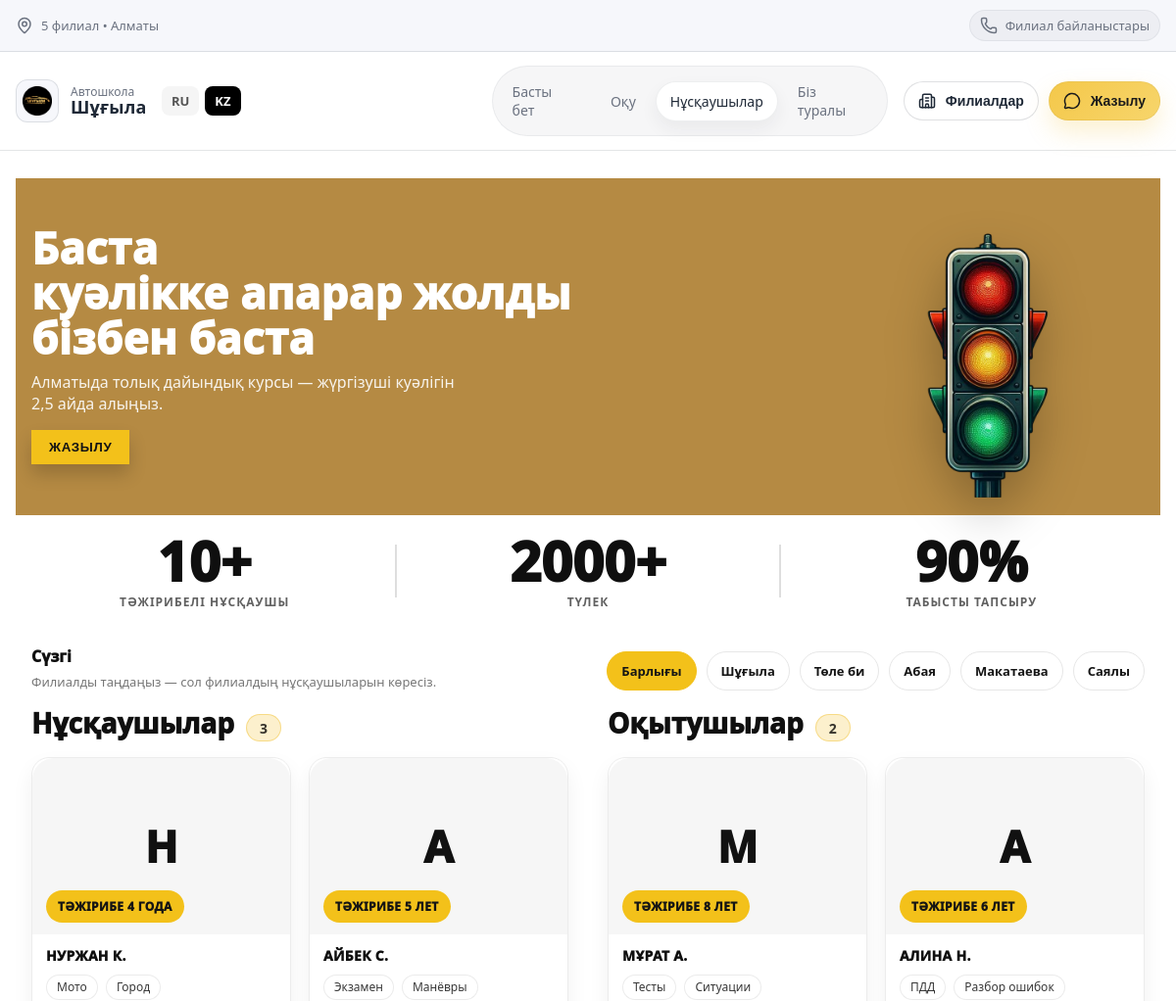
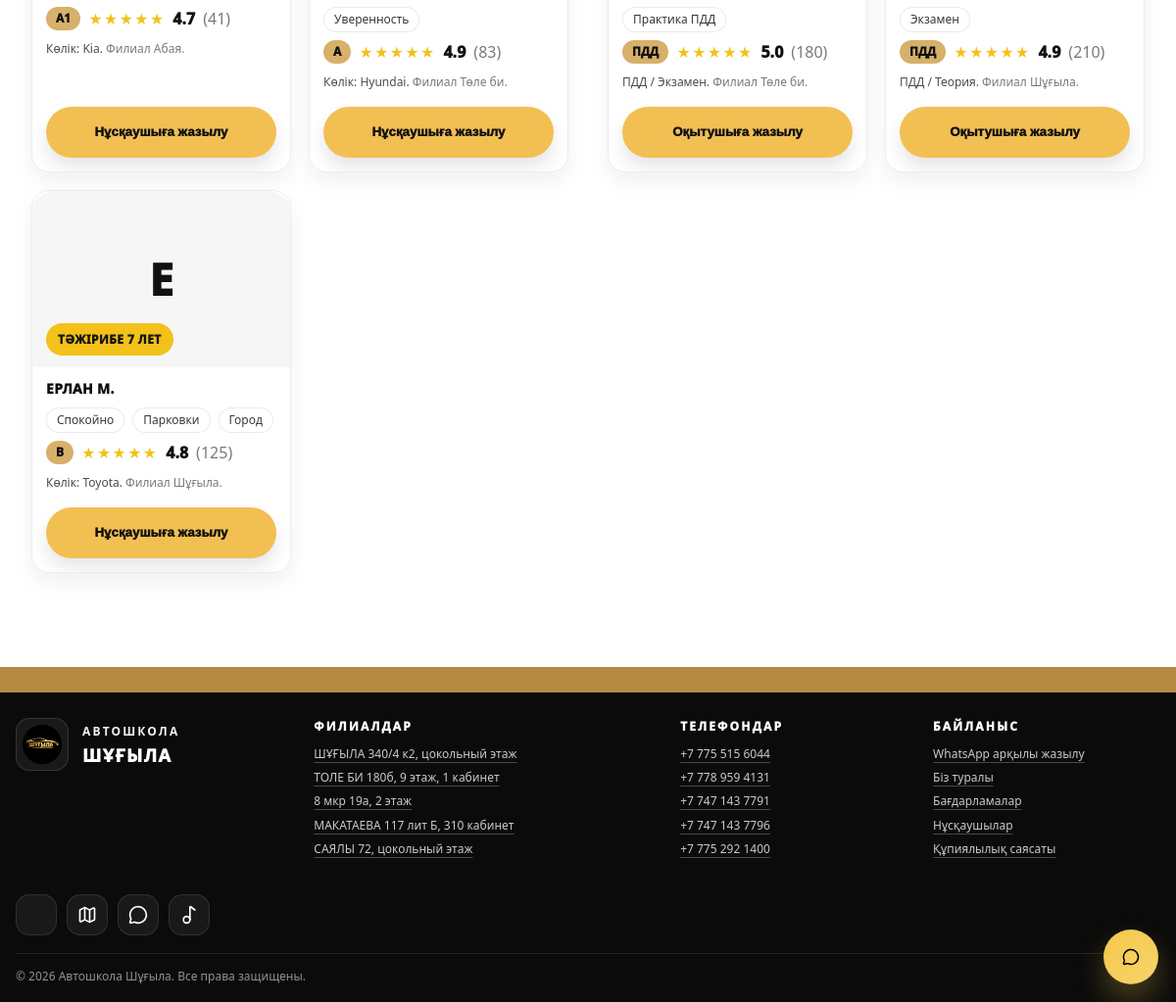
Screenshot of /kz/instructors with the database file from the repository (2 pictures, top to bottom).
### app.py (models this page shows)
class Branch(db.Model):
    id = db.Column(db.Integer, primary_key=True)
    code = db.Column(db.String(40), unique=True, nullable=False)   # shugyla/tolebi/...
    name = db.Column(db.String(120), nullable=False)
    address = db.Column(db.String(200), nullable=False)
    phone = db.Column(db.String(40), nullable=False)
    whatsapp = db.Column(db.String(40), nullable=False)
    map_embed = db.Column(db.Text, nullable=False)                 # embed link

class Instructor(db.Model):
    id = db.Column(db.Integer, primary_key=True)
    name = db.Column(db.String(120), nullable=False)
    branch_code = db.Column(db.String(40), nullable=False)
    experience = db.Column(db.String(80), nullable=True)
    car = db.Column(db.String(120), nullable=True)
    tags = db.Column(db.String(200), nullable=True)
    photo_url = db.Column(db.String(300), nullable=True)  # "uploads/instructors/abc.jpg"
    is_active = db.Column(db.Boolean, default=True)
    category = db.Column(db.String(10), nullable=False, default="B")  # A/A1/B
    rating = db.Column(db.Float, nullable=False, default=4.9)
    rating_count = db.Column(db.Integer, nullable=False, default=0)

class Teacher(db.Model):
    id = db.Column(db.Integer, primary_key=True)
    name = db.Column(db.String(120), nullable=False)
    branch_code = db.Column(db.String(40), nullable=False)
    experience = db.Column(db.String(80), nullable=True)
    subject = db.Column(db.String(120), nullable=True)
    tags = db.Column(db.String(200), nullable=True)
    photo_url = db.Column(db.String(300), nullable=True)  # "uploads/teachers/xxx.jpg"
    is_active = db.Column(db.Boolean, default=True)
    rating = db.Column(db.Float, nullable=False, default=4.9)
    rating_count = db.Column(db.Integer, nullable=False, default=0)

### app.py (the view)
    @app.get("/kz/instructors")
    def instructors_kz():
        branch = request.args.get("branch", "all").strip()
        branches = Branch.query.order_by(Branch.id.asc()).all()
        q = Instructor.query.filter_by(is_active=True)
        if branch != "all":
            q = q.filter_by(branch_code=branch)
        instructors_list = q.order_by(Instructor.id.desc()).all()
        tq = Teacher.query.filter_by(is_active=True)
        if branch != "all":
            tq = tq.filter_by(branch_code=branch)
        teachers_list = tq.order_by(Teacher.id.desc()).all()
        branch_map = {b.code: b.name for b in branches}
        return render_template(
            "kz/pages/instructors.html",
            instructors=instructors_list,
            teachers=teachers_list,
            branches=branches,
            branch=branch,
            branch_map=branch_map
        )

### templates/kz/pages/instructors.html (shortened to what this page needs)
{% extends "kz/base.html" %}
{% block content %}
<section class="inst-hero">
  <div class="container inst-hero-inner">
    <div class="inst-hero-left">
      <h1 class="inst-hero-title">
        Баста<br>
        <span class="inst-hero-strong">куәлікке апарар жолды</span><br>
        <span class="inst-hero-strong">бізбен баста</span>
      </h1>
      <p class="inst-hero-sub">
        Алматыда толық дайындық курсы — жүргізуші куәлігін<br>
        2,5 айда алыңыз.
      </p>
      <button class="inst-hero-btn" type="button" data-open-branches>
        ЖАЗЫЛУ
      </button>
    </div>
    <div class="inst-hero-right" aria-hidden="true">
      <img class="inst-hero-img"
           src="{{ url_for('static', filename='images/traffic-light.png') }}"
           alt="">
    </div>
  </div>
</section>
<section class="inst-stats">
  <div class="container inst-stats-inner">
    <div class="inst-stat">
      <div class="inst-stat-big">10+</div>
      <div class="inst-stat-small">ТӘЖІРИБЕЛІ НҰСҚАУШЫ</div>
    </div>
    <div class="inst-stat-line"></div>
    <div class="inst-stat">
      <div class="inst-stat-big">2000+</div>
      <div class="inst-stat-small">ТҮЛЕК</div>
    </div>
    <div class="inst-stat-line"></div>
    <div class="inst-stat">
      <div class="inst-stat-big">90%</div>
      <div class="inst-stat-small">ТАБЫСТЫ ТАПСЫРУ</div>
    </div>
  </div>
</section>
{% set list_all = instructors or [] %}
{% set A_list = [] %}
{% set A1_list = [] %}
{% set B_list = [] %}
{% set Other_list = [] %}
{% for it in list_all %}
  {% set cat = (it.category|upper if it.category else '') %}
  {% if cat == 'A' %}
    {% set _ = A_list.append(it) %}
  {% elif cat == 'A1' %}
    {% set _ = A1_list.append(it) %}
  {% elif cat == 'B' %}
    {% set _ = B_list.append(it) %}
  {% else %}
    {% set _ = Other_list.append(it) %}
  {% endif %}
{% endfor %}
<section class="inst-filter">
  <div class="container inst-filter-inner">
    <div class="inst-filter-left">
      <div class="inst-filter-title">Сүзгі</div>
      <div class="inst-filter-sub">Филиалды таңдаңыз — сол филиалдың нұсқаушыларын көресіз.</div>
    </div>
    <div class="inst-filter-chips">
      <a class="inst-chip {% if branch == 'all' %}is-active{% endif %}" href="/kz/instructors?branch=all">
        Барлығы
      </a>
      {% for b in branches %}
        <a class="inst-chip {% if branch == b.code %}is-active{% endif %}" href="/kz/instructors?branch={{ b.code }}">
          {{ b.name.replace('Филиал','').strip() }}
        </a>
      {% endfor %}
    </div>
  </div>
</section>
{% set list_all = instructors or [] %}
{% set teachers_list = teachers or [] %}
<section class="inst-dual">
  <div class="container inst-dual-grid">
    <div class="inst-dual-col">
      <div class="inst-cats-head">
        <div class="inst-cats-head">
          <div class="inst-cats-title">
            Нұсқаушылар <span class="inst-count">{{ list_all|length }}</span>
          </div>
        </div>
      </div>
      <div class="inst-cards">
        {% for i in list_all %}
          {% set tags = (i.tags.split(',') if i.tags else []) %}
          {% set tag0 = (tags[0].strip() if tags|length > 0 else '') %}
          {% set exp_text = (i.experience|string if i.experience else '') %}
          {% set badge_text = ('ТӘЖІРИБЕ ' ~ exp_text|upper) if exp_text else (tag0|upper if tag0 else 'ҮЗДІК НҰСҚАУШЫ') %}
          <article class="inst-card-figma">
            <div class="inst-card-photo">
              {% if i.photo_url %}
                <img src="{{ url_for('static', filename=i.photo_url) }}" alt="{{ i.name }}">
              {% else %}
                <div class="inst-card-avatar">{{ (i.name[:1] if i.name else 'A')|upper }}</div>
              {% endif %}
              <div class="inst-badge">{{ badge_text }}</div>
            </div>
            <div class="inst-card-body">
              <div class="inst-card-name">{{ i.name }}</div>
                {% set tags = (i.tags.split(',') if i.tags else []) %}
                <div class="inst-tags">
                  {% for tg in tags %}
                    {% set tg = tg.strip() %}
                    {% if tg %}
                      <span class="inst-tag">{{ tg }}</span>
                    {% endif %}
                  {% endfor %}
                </div>
              <div class="inst-card-rating">
                {% set pill = (i.category|upper if i.category else 'НҰСҚ') %}
                <span class="inst-pill">{{ pill }}</span>
                {% set r = (i.rating if i.rating is not none else 4.9) %}
                {% set filled = (r + 0.5)|int %}
                {% if filled < 0 %}{% set filled = 0 %}{% endif %}
                {% if filled > 5 %}{% set filled = 5 %}{% endif %}
                {% set empty = 5 - filled %}
                <span class="inst-stars">{{ '★' * filled }}{{ '☆' * empty }}</span>
                <span class="inst-rate">{{ '%.1f' % r }}</span>
                {% if i.rating_count and i.rating_count > 0 %}
                  <span class="inst-muted">({{ i.rating_count }})</span>
                {% endif %}
              </div>
              <div class="inst-card-desc">
                {% if i.car %}Көлік: {{ i.car }}.{% endif %}
                {% if i.branch_code %}
                  <span class="inst-muted"> {{ branch_map.get(i.branch_code, i.branch_code) }}.</span>
                {% endif %}
              </div>
              <button class="inst-cta-btn"
                      type="button"
                      data-open-branches
                      data-wa-text="Сәлеметсіз бе! Нұсқаушыға жазылғым келеді: {{ i.name }}."
>
                Нұсқаушыға жазылу
              </button>
            </div>
          </article>
        {% endfor %}
      </div>
    </div>
    <div class="inst-dual-col">
      <div class="inst-cats-head">
        <div class="inst-cats-head">
          <div class="inst-cats-title">
            Оқытушылар <span class="inst-count">{{ teachers_list|length }}</span>
          </div>
        </div>
      </div>
      <div class="inst-cards">
        {% for t in teachers_list %}
          {% set tags = (t.tags.split(',') if t.tags else []) %}
          {% set tag0 = (tags[0].strip() if tags|length > 0 else '') %}
          {% set exp_text = (t.experience|string if t.experience else '') %}
          {% set badge_text = ('ТӘЖІРИБЕ ' ~ exp_text|upper) if exp_text else (tag0|upper if tag0 else 'ОҚЫТУШЫ') %}
          <article class="inst-card-figma">
            <div class="inst-card-photo">
              {% if t.photo_url %}
                <img src="{{ url_for('static', filename=t.photo_url) }}" alt="{{ t.name }}">
              {% else %}
                <div class="inst-card-avatar">{{ (t.name[:1] if t.name else 'T')|upper }}</div>
              {% endif %}
              <div class="inst-badge">{{ badge_text }}</div>
            </div>
            <div class="inst-card-body">
              <div class="inst-card-name">{{ t.name }}</div>
                {% set tags = (t.tags.split(',') if t.tags else []) %}
                <div class="inst-tags">
                  {% for tg in tags %}
                    {% set tg = tg.strip() %}
                    {% if tg %}
                      <span class="inst-tag">{{ tg }}</span>
                    {% endif %}
                  {% endfor %}
                </div>
              <div class="inst-card-rating">
                <span class="inst-pill">ПДД</span>
                {% set r = (t.rating if t.rating is not none else 4.9) %}
                {% set filled = (r + 0.5)|int %}
                {% if filled < 0 %}{% set filled = 0 %}{% endif %}
                {% if filled > 5 %}{% set filled = 5 %}{% endif %}
                {% set empty = 5 - filled %}
                <span class="inst-stars">{{ '★' * filled }}{{ '☆' * empty }}</span>
                <span class="inst-rate">{{ '%.1f' % r }}</span>
                {% if t.rating_count and t.rating_count > 0 %}
                  <span class="inst-muted">({{ t.rating_count }})</span>
                {% endif %}
              </div>
              <div class="inst-card-desc">
                {% if t.subject %}{{ t.subject }}.{% endif %}
                {% if t.branch_code %}
                  <span class="inst-muted"> {{ branch_map.get(t.branch_code, t.branch_code) }}.</span>
                {% endif %}
              </div>
              <button class="inst-cta-btn"
                      type="button"
                      data-open-branches
                      data-wa-text="Сәлеметсіз бе! Оқытушыға жазылғым келеді: {{ t.name }}. {{ branch_map.get(t.branch_code, t.branch_code) }}.">
                Оқытушыға жазылу
              </button>
            </div>
          </article>
        {% endfor %}
      </div>
    </div>
  </div>
</section>
{% endblock %}

### rows the page displays
Branch: name.replace "Шұғыла"
Branch: name.replace "Төле би"
Branch: name.replace "Абая"
Branch: name.replace "Макатаева"
Branch: name.replace "Саялы"
Instructor: name "Н", badge_text "ТӘЖІРИБЕ 4 ГОДА", name "НУРЖАН К.", tags "Мото" "Город", category "A1", value "★★★★★", rating "4.7", rating_count "41", car "Kia", get "Филиал Абая"
Instructor: name "А", badge_text "ТӘЖІРИБЕ 5 ЛЕТ", name "АЙБЕК С.", tags "Экзамен" "Манёвры" "Уверенность", category "A", value "★★★★★", rating "4.9", rating_count "83", car "Hyundai", get "Филиал Төле би"
Instructor: name "Е", badge_text "ТӘЖІРИБЕ 7 ЛЕТ", name "ЕРЛАН М.", tags "Спокойно" "Парковки" "Город", category "B", value "★★★★★", rating "4.8", rating_count "125", car "Toyota", get "Филиал Шұғыла"
Teacher: name "М", badge_text "ТӘЖІРИБЕ 8 ЛЕТ", name "МҰРАТ А.", tags "Тесты" "Ситуации" "Практика ПДД", value "★★★★★", rating "5.0", rating_count "180", subject "ПДД / Экзамен", get "Филиал Төле би"
Teacher: name "А", badge_text "ТӘЖІРИБЕ 6 ЛЕТ", name "АЛИНА Н.", tags "ПДД" "Разбор ошибок" "Экзамен", value "★★★★★", rating "4.9", rating_count "210", subject "ПДД / Теория", get "Филиал Шұғыла"

### other values shown
{{ list_all|length }} "3"
{{ teachers_list|length }} "2"
{{ 2026 }} "2026"
